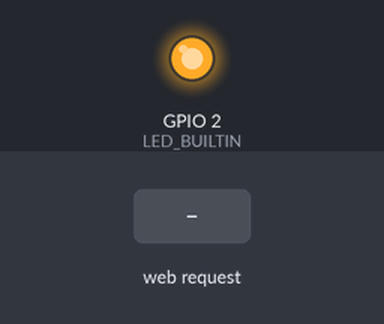
The sketch below on a simulated ESP8266 (NodeMCU). Shown: output pins drawn as LEDs (lit = HIGH, except the on-board LED, lit = LOW). The test bench sets the inputs (shaded band). WiFi joins after 1.5 s; servers stay silent unless stated; what the sketch prints to the serial monitor is not drawn.

Above: at 2.7 s.
2.8 s: HTTP request GET /on received
At 4.0 s:
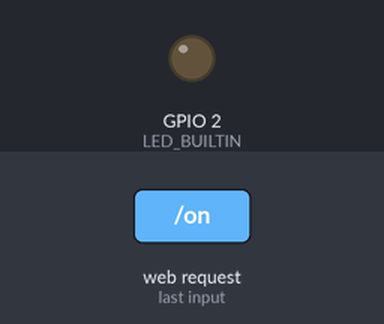
4.3 s: HTTP request GET /off received
At 5.3 s:
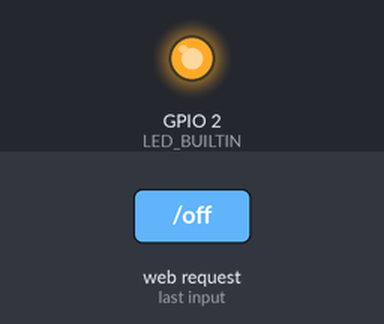
Timing chart, 0 to 7.3 s (numbered marks = the images above; inputs shaded):
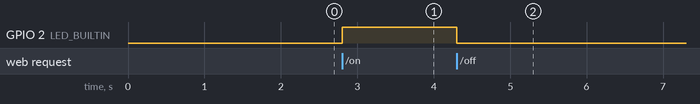

Measured:
- after the input at 2.8 s, GPIO 2 (LED_BUILTIN): LOW → HIGH at once
- after the input at 4.3 s, GPIO 2 (LED_BUILTIN): HIGH → LOW at once

The sketch:

simple_web.ino
```cpp
//
// A simple server implementation showing how to:
//  * serve static messages
//  * read GET and POST parameters
//  * handle missing pages / 404s
//
#define LED_BUILTIN 2
#include <Arduino.h>
#ifdef ESP32
#include <WiFi.h>
#include <AsyncTCP.h>
#elif defined(ESP8266)
#include <ESP8266WiFi.h>
#include <ESPAsyncTCP.h>
#endif
#include <ESPAsyncWebServer.h>

AsyncWebServer server(80);

const char* ssid = "*******";
const char* password = "********";

const char* PARAM_MESSAGE = "message";

void notFound(AsyncWebServerRequest *request) {
    request->send(404, "text/plain", "Not found");
}

void setup() {
    pinMode(LED_BUILTIN, OUTPUT);

    Serial.begin(115200);
    WiFi.mode(WIFI_STA);
    WiFi.begin(ssid, password);
    while (WiFi.status() != WL_CONNECTED) {
      delay(500);
      Serial.print(".");
  }
    Serial.println("Connected");
    Serial.print("IP Address: ");
    Serial.println(WiFi.localIP());

    server.on("/", HTTP_GET, [](AsyncWebServerRequest *request){
        request->send(200, "text/html", "<button onclick=\"fetch('http://192.168.178.198/on')\">Turn LED ON</button> <button onclick=\"fetch('http://192.168.178.198/off')\">Turn LED OFF</button>");
    });
    server.on("/on", HTTP_GET, [](AsyncWebServerRequest *request){
        digitalWrite(LED_BUILTIN, HIGH);
        request->send(200, "text/plain", "Was there ever anything here?");
    });
    server.on("/off", HTTP_GET, [](AsyncWebServerRequest *request){
        digitalWrite(LED_BUILTIN, LOW);
        request->send(200, "text/plain", "Was there ever anything here?");
    });

    server.onNotFound(notFound);


    server.begin();
}

void loop() {
}
```
